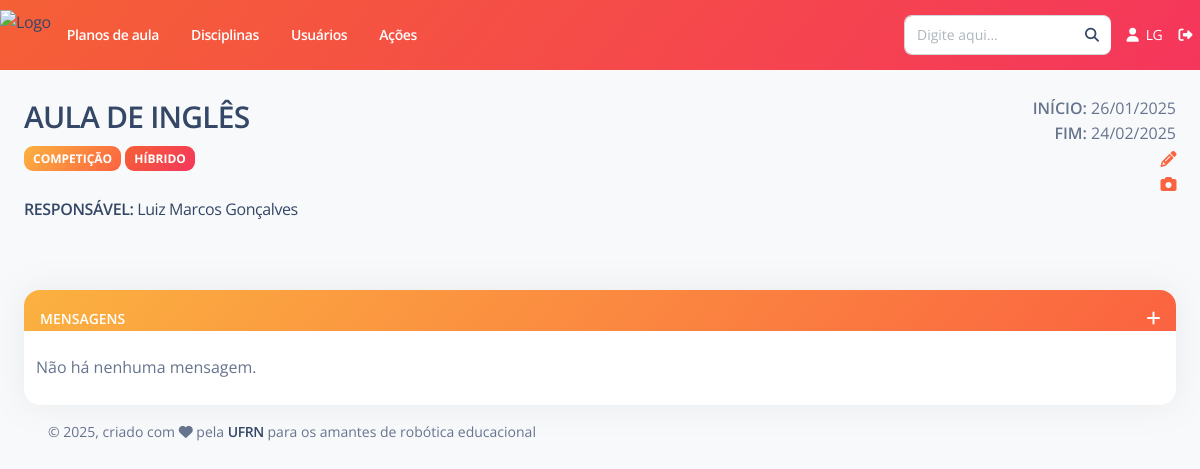
Before: /acoes/detalhes/7/ (signed in) with the older database file.
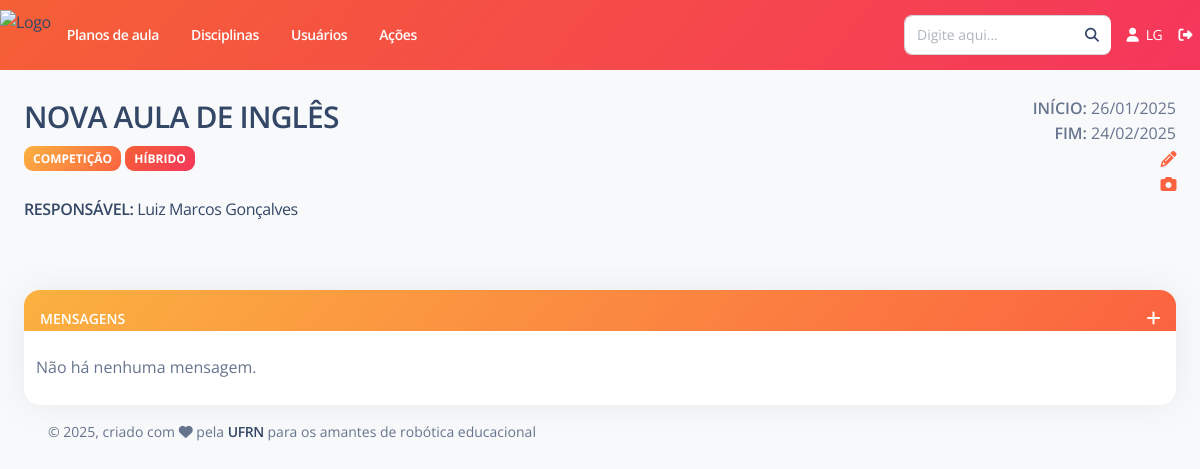
After: the same page with the newer database file.
### Acoes/models.py (models this page shows, shortened)
class Acoes(models.Model):
    titulo = models.CharField(max_length=500, verbose_name="Título")
    tipo = models.CharField(max_length=10, choices=TIPO, default='Competição')
    formato = models.CharField(max_length=10, choices=FORMATO, default="Híbrido")
    site = models.URLField(null=True, blank = True, verbose_name="Site")
    link_de_acesso = models.URLField(null=True, blank = True, verbose_name="Link de acesso")
    data_inicio = models.DateField(default = date.today, verbose_name = "Data de início")
    data_fim = models.DateField(null=True, blank = True, verbose_name = "Data de fim")
    local = models.CharField(max_length=200, null=True, blank=True, verbose_name="Local")
    descricao = models.TextField(null=True, blank=True,verbose_name="Descrição")
    responsavel = models.ForeignKey(Usuario, on_delete=models.RESTRICT,verbose_name="Responsável",related_name='acoes_cadastradas')
    status = models.BooleanField(default=True, verbose_name = "Está em execução")
    deletada = models.BooleanField(default=False, verbose_name = "Deletado")
    class Meta:
        ordering = ['-data_inicio', '-data_fim', 'titulo']
        verbose_name = "Ação"
        verbose_name_plural = "Ações"

### Acoes/views.py (the view, shortened to what this page needs)
# urls.py: path('detalhes/<int:pk>/', views.DetalhesAcao.as_view(), name='detalhes'),
class DetalhesAcao(LoginRequiredMixin, FormMixin, generic.DetailView):
    model = Acoes
    template_name = 'Acoes/detalhes.html'
    context_object_name = 'acao'
    form_class = FormNovaMensagem
    def get_context_data(self,**kwargs):
        context = super(DetalhesAcao,self).get_context_data(**kwargs)
        lista_mensagens = MensagemAcoes.objects.filter(acao__id = self.kwargs['pk'], mensagem_original = None)
        context['lista_mensagens'] = lista_mensagens
        context['form_nome_mensagem'] = FormNovaMensagem()
        return context

### Acoes/forms.py (shortened to what this page needs)
class FormNovaMensagem(ModelForm):
    class Meta:
        model = MensagemAcoes
        fields = ('texto',)

### Usuario/models.py (called while the page is built)
    def __str__(self):
        return self.first_name + " " + self.last_name

### Usuario/templatetags/info_usuario.py (called while the page is built)
@register.filter
def iniciais_nome_completo(user):
    if not user.first_name and not user.last_name:
        return ""
    primeira = user.first_name.strip()[0] if user.first_name else ""
    ultima = user.last_name.strip()[0] if user.last_name else ""
    return f"{primeira.upper()}{ultima.upper()}"

### templates/Acoes/detalhes.html (shortened to what the changed rows need)
{% extends "Base/base.html" %}
{% load static %}
{% load pagination_tags %}
{% load widget_tweaks %}
{% load crispy_forms_tags %}
{% block conteudo %}
<br>
<div class="row">
    <div class="col-8">
        <h3 class="text-uppercase font-weight-bold">{{acao.titulo}}</h3>
        <span class="badge bg-gradient-warning">{{acao.tipo}}</span>
        <span class="badge bg-gradient-danger">{{acao.formato}}</span>
        <br>
        <br>
        <a href="{% url 'usuario:informacoes_acoes' pk=acao.responsavel.pk %}"><span class="text-md mb-0 text-uppercase font-weight-bold">Responsável: </span>
            <span>{{acao.responsavel}}</span>
        </a>
        <br>
    </div>
    <div class="float-end col-4">
        <div class="float-end ">
            <span class="text-md mb-0 text-uppercase font-weight-bold">Início: </span>
            <span>{{acao.data_inicio|date:"d/m/Y"}}</span>
        </div>
        {% if acao.data_fim is not None %}
            <br>
            <div class="float-end ">
                <span class="text-md mb-0 text-uppercase font-weight-bold">Fim: </span>
                <span>{{acao.data_fim|date:"d/m/Y"}}</span>
            </div>
        {% endif %}
        {% if acao.responsavel.id == user.id %}
            <br>
            <br>
        {% endif %}
    </div>
</div>
<br>
<br>
{% endblock %}

Changed rows visible on the page:
changed Acoes "COMPETIÇÃO": titulo "AULA DE INGLÊS" → "NOVA AULA DE INGLÊS"
